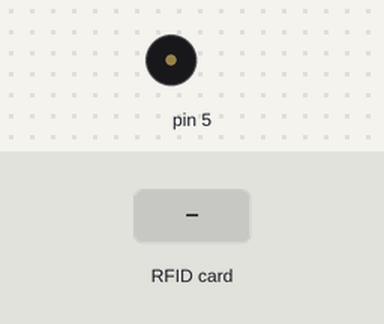
This sketch was run on a simulated Arduino Uno, built with avr-gcc and run on an emulated ATmega328P. Parts: buzzer (waves = sounding). The test bench sets the inputs (shaded band). What the sketch prints to the serial monitor is not drawn.

Above: at 1.2 s.
1.3 s: RFID card 5E 7A 19 C4 held to the reader
Timing chart, 0 to 4.3 s (numbered marks = the images above; inputs shaded):
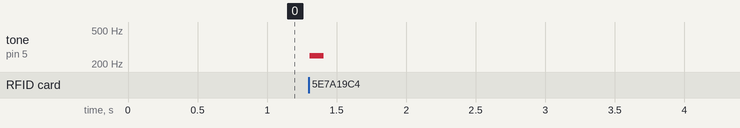

Measured:
- after the input at 1.3 s, tone on pin 5: silent → 250 Hz at once, → silent 0.10 s later

The sketch:

RFID_WRITE.ino
```cpp
#include <SPI.h>
#include <MFRC522.h>

#define SS_PIN 10
#define RST_PIN 9
MFRC522 mf(SS_PIN, RST_PIN);        // Create MFRC522 instance.

byte write(MFRC522::MIFARE_Key* key, byte block, String s){
  if(s.length()!=16 || block%4==3) return 0;
  mf.PCD_Authenticate(MFRC522::PICC_CMD_MF_AUTH_KEY_A, block, key, &(mf.uid));
  return mf.MIFARE_Write(block, (byte*)s.c_str(), s.length());
}

byte write16(MFRC522::MIFARE_Key* key, byte block, String s, char c=' '){
  while(s.length()<16) s += c;
  if(s.length()>16) s = s.substring(0,16);
  return write(key, block, s);
}

void setup() {
        Serial.begin(9600);        // Initialize serial communications with the PC
        SPI.begin();                // Init SPI bus
        mf.PCD_Init();        // Init MFRC522 card

        pinMode(5,OUTPUT);
}

void loop() {

        // Prepare key - all keys are set to FFFFFFFFFFFFh at chip delivery from the factory.
        MFRC522::MIFARE_Key key;
        for (byte i = 0; i < 6; i++) {
                key.keyByte[i] = 0xFF;
        }
        // Look for new cards
        if ( ! mf.PICC_IsNewCardPresent()) {
                return;
        }

        // Select one of the cards
        if ( ! mf.PICC_ReadCardSerial()) {
                return;
        }
        // Now a card is selected. The UID and SAK is in mfrc522.uid.
        tone(5,250,100);
        // Dump UID
        Serial.print("UID: ");
        for (byte i = 0; i < mf.uid.size; i++) {
                Serial.print(mf.uid.uidByte[i] < 0x10 ? " 0" : " ");
                Serial.print(mf.uid.uidByte[i], HEX);
        }
        Serial.println();

        Serial.print("Tipo: ");
        Serial.println(mf.PICC_GetTypeName(mf.PICC_GetType(mf.uid.sak)));

        /*write16(&key, 8, "Ivan Cea");
        write16(&key, 9, "14 - 12 - 1996");
        write16(&key, 10, "A Coruna, 15178");
        write16(&key, 12, "Oleiros");
        write16(&key, 13, "Os Galgos, N 3");*/

        for(int i=8; i<64; i++){
          //if(i%4==3) continue;
          byte status;
          byte block[18];
          byte blockSize=sizeof(block);

          Serial.print("Block ");
          if(i<10) Serial.print(" ");
          Serial.print(i);
          Serial.print(":  ");

          status = mf.PCD_Authenticate(MFRC522::PICC_CMD_MF_AUTH_KEY_A, i, &key, &(mf.uid));
          if(status != MFRC522::STATUS_OK){
            Serial.println("Fallo en la autenticacion.");
            break;
          }

          status = mf.MIFARE_Read(i,block,&blockSize);
          if(status != MFRC522::STATUS_OK){
            Serial.println("Fallo en la lectura.");
            break;
          }else

          for(int j=0; j<16; j++){
                /*Serial.print(block[j] < 0x10 ? " 0" : " ");
                Serial.print(block[j], HEX);*/
                Serial.print((char)block[j]);
	        //if ((j % 4) == 3) Serial.print(" ");
          }
          Serial.println();
        }

	      mf.PICC_HaltA();
        mf.PCD_StopCrypto1();
}
```
